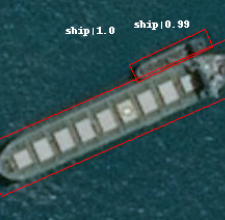
#> input picture image1.png, 225 x 220 px
$ python -i utils.py   (imports and definitions only)
#> lines starting #> are read from the running program, lines starting #| are printed output that depends on the picture
import io
import requests
# pyrefly: ignore [missing-import]
from PIL import Image, ImageOps
# pyrefly: ignore [missing-import]
import numpy as np

def format(image_source):
    """
    Preprocesses an image for Teachable Machine models using PIL.
    Accepts:
    - Web URL string ("https://...")
    - Local file path string ("data/ship/1.png")
    - Raw bytes (e.g. uploaded file from FastAPI)
    - PIL Image object
    - NumPy Array (e.g. from OpenCV)
    """
#> called with image_source = 'image1.png'
    # 1. Convert input source into a PIL Image
    if isinstance(image_source, str):
        if image_source.startswith("http://") or image_source.startswith("https://"):
            # Fetch image from URL
            response = requests.get(image_source, timeout=10)
            response.raise_for_status()
            image = Image.open(io.BytesIO(response.content)).convert("RGB")
        else:
            # Local file path
            image = Image.open(image_source).convert("RGB")

    elif isinstance(image_source, bytes):
        # Raw bytes stream
        image = Image.open(io.BytesIO(image_source)).convert("RGB")

    elif isinstance(image_source, np.ndarray):
        # NumPy array (e.g., OpenCV BGR to RGB)
        if len(image_source.shape) == 3 and image_source.shape[2] == 3:
            image_source = image_source[:, :, ::-1]
        image = Image.fromarray(image_source).convert("RGB")

    elif isinstance(image_source, Image.Image):
        # Already a PIL Image
        image = image_source.convert("RGB")

    else:
        raise TypeError(f"Unsupported image input type: {type(image_source)}")

    # 1. Downscale crisp high-res image to tiny satellite resolution (80x80)
    tiny = image.resize((80, 80), Image.Resampling.NEAREST)
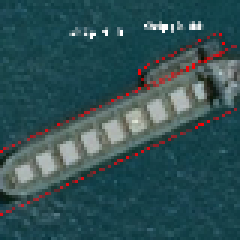
#> tiny: PIL image 80x80 RGB (shown 3 times larger); mean R, G, B 49.4, 80.4, 84

    # 2. Resize and crop to 224x224 (Teachable Machine pipeline)
    size = (224, 224)
    image = ImageOps.fit(tiny, size, Image.Resampling.LANCZOS)
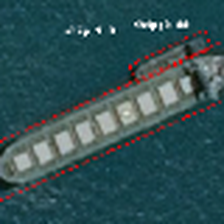
#> image: PIL image 224x224 RGB; mean R, G, B 49.4, 80.4, 84

    # 3. Convert to float32 array and normalize to [-1.0, 1.0]
    image_array = np.asarray(image, dtype=np.float32)
    normalized_image = (image_array / 127.5) - 1.0

    # 4. Add batch dimension -> shape (1, 224, 224, 3)
    return np.expand_dims(normalized_image, axis=0)

>>> result = format('image1.png')
